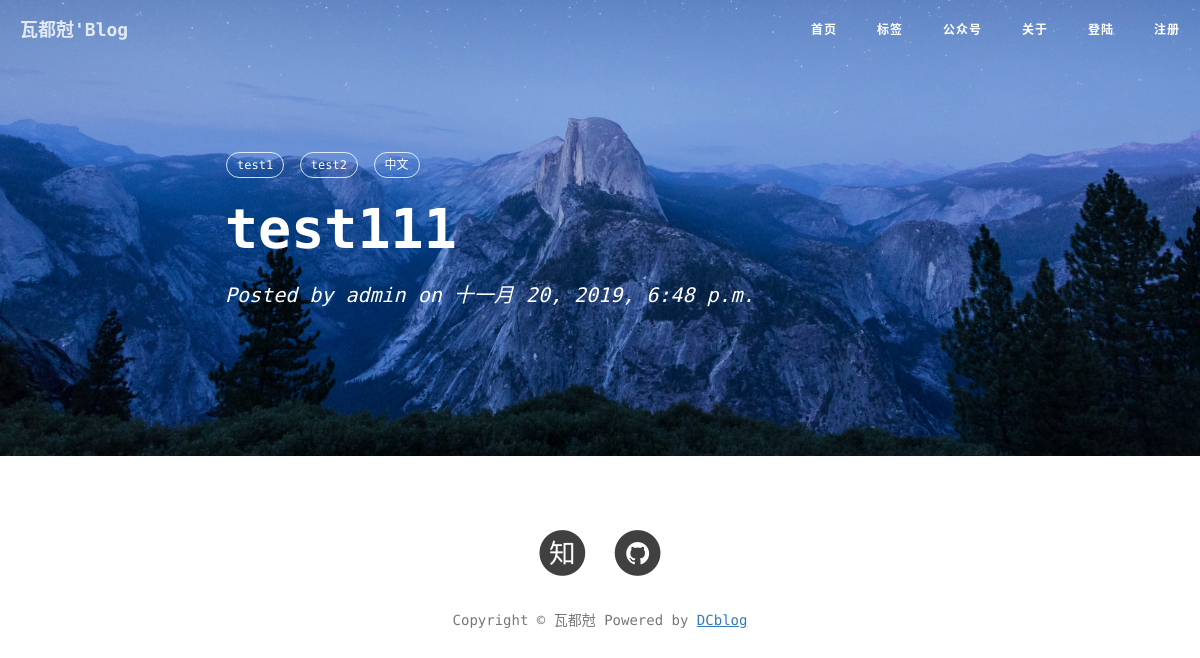
The app's page /article/1/ with its own data.
### tag/models.py (models this page shows, shortened)
class Tag(models.Model):
    name = models.CharField(max_length=20, unique=True, verbose_name="标签名")
    class Meta:
        verbose_name = "标签"
        verbose_name_plural = verbose_name

### article/models.py (models this page shows, shortened)
class Article(models.Model):
    title = models.CharField(max_length=100, verbose_name="标题")
    description = models.CharField(max_length=200, null=True, verbose_name="摘要")
    background = models.CharField(max_length=500, null=True, verbose_name="背景图片")
    author = models.ForeignKey(User, on_delete=models.CASCADE, verbose_name="作者")
    content = models.TextField(blank=True, verbose_name="正文")
    tag = models.ManyToManyField(Tag, verbose_name="标签")
    read_num = models.IntegerField(default=1000, verbose_name="阅读量")
    pub_date = models.DateTimeField(editable=False, auto_now_add=True, verbose_name="发表时间")
    @property
    def render_content(self):
        return markdown(self.content)
    class Meta:
        verbose_name = "文章列表"
        verbose_name_plural = verbose_name
        ordering = ['-pub_date']

### article/views.py (the view)
# urls.py: url(r'(?P<article_id>[0-9]+)/$', views.detail, name='detail'),
def detail(requests, article_id):
    article = get_object_or_404(Article, pk=article_id)
    tags = article.tag.all()
    return render(requests, 'article_detail.html', context={
        'article': article,
        'tags': tags
    })

### dcblog/context_processors.py (called while the page is built)
def site_info(request):
    return settings.DCBLOG_CONFIG

### templates/article_detail.html (shortened to what this page needs)
{% extends 'base.html' %}
{% block head %}
    <link rel="stylesheet" href="/static/css/hux-blog.min.css">
{% endblock %}
{% block page_header %}
    <header class="intro-header" style="background-image: url('{% if article.background %}{{ article.background }}{% else %}{{ SITE_ARTICLE_BACKGROUND }}{% endif %}')">
        <div class="container">
            <div class="row">
                <div class="col-lg-8 col-lg-offset-2 col-md-10 col-md-offset-1">
                    <div class="post-heading">
                        {% if tags %}
                            <div class="tags">
                                {% for tag in tags %}
                                    <a class="tag" href="{% url 'tag:tag_index' %}#{{ tag.name }}"
                                       title="{{ tag.name }}">{{ tag.name }}</a>
                                {% endfor %}
                            </div>
                        {% endif %}
                        <h1>{{ article.title }}</h1>
                        <span class="meta">Posted by <a
                                href="#">{{ article.author.username }}</a> on {{ article.pub_date }}</span>
                    </div>
                </div>
            </div>
        </div>
    </header>
{% endblock %}
{% block content %}
    <article>
        <div class="container">
            <div class="row">
                <div class="col-lg-8 col-lg-offset-2 col-md-10 col-md-offset-1">
                </div>
            </div>
        </div>
    </article>
{% endblock %}

### static/css/clean-blog.css (style rules this page uses)
body { font-family: 'Fira Mono', 'Lora', 'Times New Roman', serif; font-size: 20px; color: #333333; }
h1, h2, h3, h4, h5, h6 { font-family: 'Fira Mono', 'Open Sans', 'Helvetica Neue', Helvetica, Arial, sans-serif; font-weight: 800; }
a { color: #333333; }
.intro-header { background-color: #777777; background: no-repeat center center; background-attachment: scroll; -webkit-background-size: cover; -moz-background-size: cover; background-size: cover; -o-background-size: cover; margin-bottom: 50px; }
.intro-header .site-heading, .intro-header .post-heading, .intro-header .page-heading { padding: 100px 0 50px; color: white; }
@media only screen and (min-width: 768px) { .intro-header .site-heading, .intro-header .post-heading, .intro-header .page-heading { padding: 150px 0; } }
.intro-header .post-heading h1 { font-size: 35px; }
.intro-header .post-heading .subheading, .intro-header .post-heading .meta { line-height: 1.1; display: block; }
.intro-header .post-heading .meta { font-family: 'Fira Mono', 'Lora', 'Times New Roman', serif; font-style: italic; font-weight: 300; font-size: 20px; }
.intro-header .post-heading .meta a { color: white; }
@media only screen and (min-width: 768px) { .intro-header .post-heading h1 { font-size: 55px; } }
body { -webkit-tap-highlight-color: #0085A1; }

### records on screen
Tag: name "test1"
Tag: name "test2"
Tag: name "中文"
Article: title "test111", author.username "admin", pub_date "十一月 20, 2019, 6:48 p.m."

### other values on screen
{{ SITE_NAME }} "瓦都尅'Blog"
{{ SITE_AUTHOR }} "瓦都尅"
